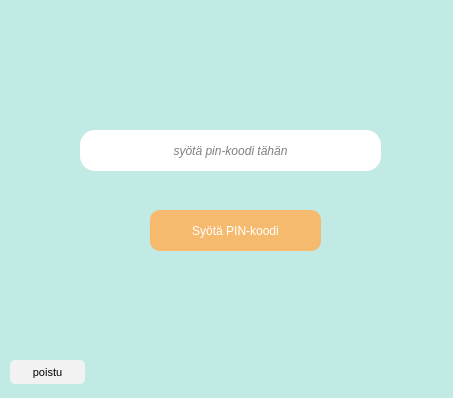
<?xml version="1.0" encoding="UTF-8"?>
<ui version="4.0">
 <class>pinUI</class>
 <widget class="QDialog" name="pinUI">
  <property name="geometry">
   <rect>
    <x>0</x>
    <y>0</y>
    <width>453</width>
    <height>398</height>
   </rect>
  </property>
  <property name="windowTitle">
   <string>Dialog</string>
  </property>
  <property name="styleSheet">
   <string notr="true">background-color: rgb(192, 234, 227);</string>
  </property>
  <widget class="QPushButton" name="pushButton">
   <property name="geometry">
    <rect>
     <x>150</x>
     <y>210</y>
     <width>171</width>
     <height>41</height>
    </rect>
   </property>
   <property name="styleSheet">
    <string notr="true">color: rgb(255,255,255);
text-transform: uppercase;
background-color: rgb(246, 186, 111);
border-color: rgb(145, 187, 145);
border: 2px;
border-radius: 10px;</string>
   </property>
   <property name="text">
    <string>Syötä PIN-koodi</string>
   </property>
  </widget>
  <widget class="QLineEdit" name="lineEdit">
   <property name="geometry">
    <rect>
     <x>80</x>
     <y>130</y>
     <width>301</width>
     <height>41</height>
    </rect>
   </property>
   <property name="font">
    <font>
     <italic>true</italic>
    </font>
   </property>
   <property name="styleSheet">
    <string notr="true">background-color: rgb(255,255,255);
border: 5px;
border-color: rgb(135, 203, 185);
border-radius: 15px;</string>
   </property>
   <property name="text">
    <string/>
   </property>
   <property name="frame">
    <bool>false</bool>
   </property>
   <property name="echoMode">
    <enum>QLineEdit::Password</enum>
   </property>
   <property name="alignment">
    <set>Qt::AlignCenter</set>
   </property>
   <property name="placeholderText">
    <string>syötä pin-koodi tähän</string>
   </property>
  </widget>
  <widget class="QPushButton" name="pushButton_2">
   <property name="geometry">
    <rect>
     <x>10</x>
     <y>360</y>
     <width>75</width>
     <height>24</height>
    </rect>
   </property>
   <property name="font">
    <font>
     <pointsize>8</pointsize>
    </font>
   </property>
   <property name="styleSheet">
    <string notr="true">background-color: rgb(242,242,242);
border-radius: 5px;</string>
   </property>
   <property name="text">
    <string>poistu</string>
   </property>
  </widget>
 </widget>
 <resources/>
 <connections/>
</ui>
